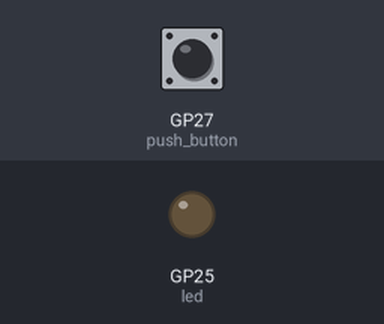
Simulated run of this program. Board: Raspberry Pi Pico running MicroPython. Shown: output pins drawn as LEDs (lit = HIGH). Inputs (shaded band) come from the test bench; at power-on: GP27 (push_button) HIGH.

Above: at 1.2 s.
1.3 s: GP27 (push_button) pulled LOW for 0.15 s
At 1.37 s:
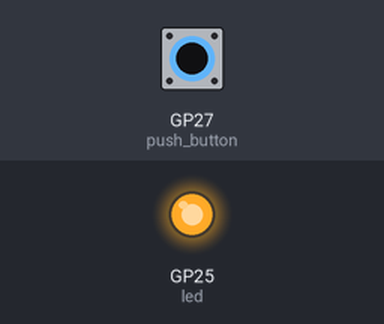
2.9 s: GP27 (push_button) pulled LOW for 3.2 s
At 6.9 s:
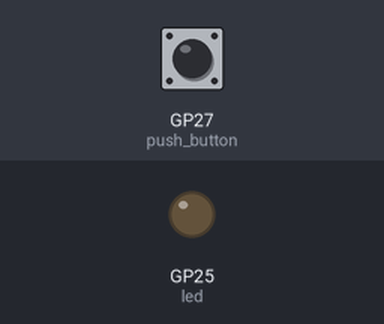
Timing chart, 0 to 8.4 s (numbered marks = the images above; inputs shaded):
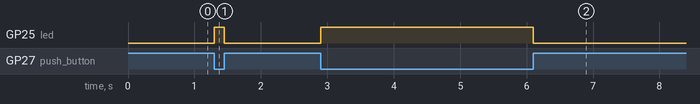

The program:

main.py
```python
from machine import Pin
import time

led = Pin("LED", Pin.OUT)       # Set led pin as outpu
push_button = Pin(27, Pin.IN)   # Set push button pin as input (It is connected to PULL_UP resistor
                                # and the default value is without pushing it is True)

while True:
    button_state = push_button.value()      # Get button state

    if button_state == False:   # If push_button pressed
      led.on()                  # Led will turn ON
    else:                       # If push_button not pressed
      led.off()                 # Led will turn OFF
```

Measured:
- after the input at 1.3 s, GP25 (led): LOW → HIGH at once, → LOW 0.15 s later
- after the input at 2.9 s, GP25 (led): LOW → HIGH at once, → LOW 3.2 s later
